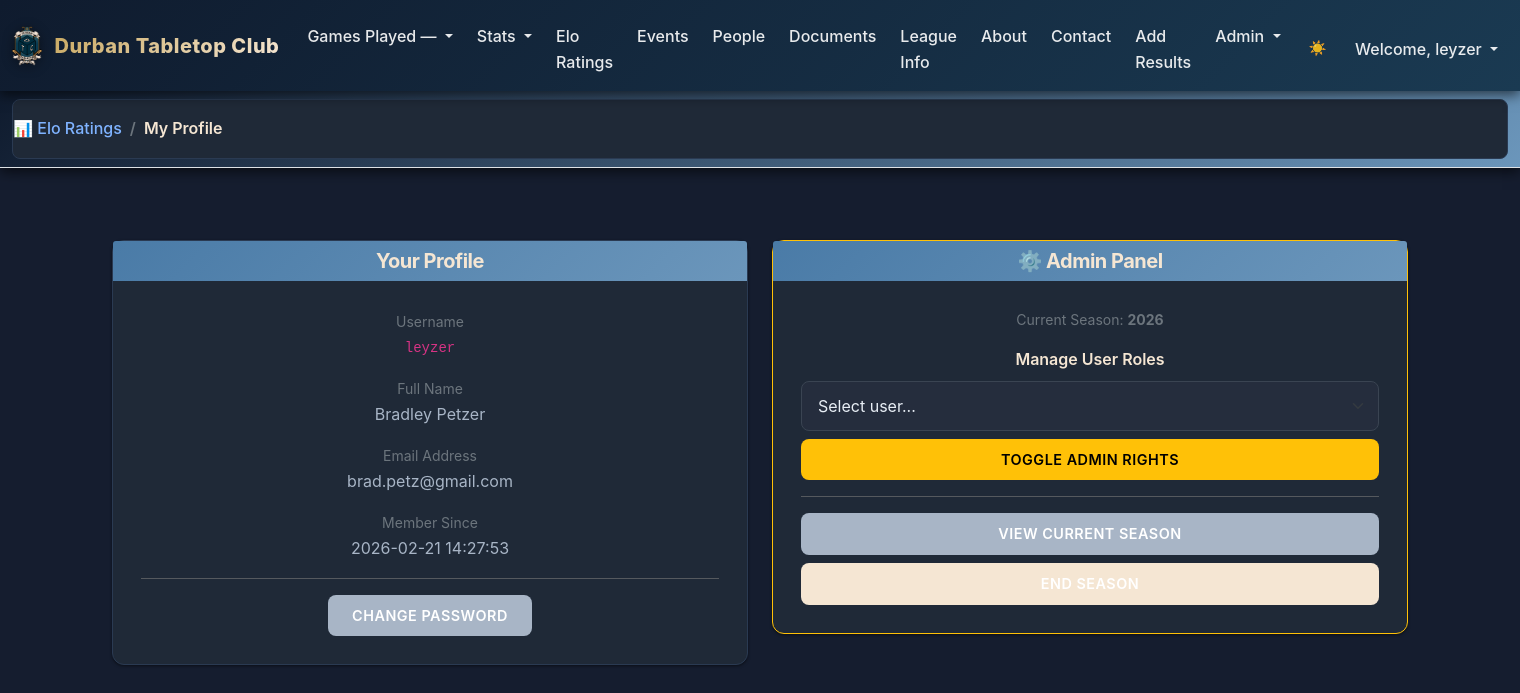
Screenshot of /profile (signed in) with the database file from the repository.
### tables this page shows
CREATE TABLE users (
    user_id        INTEGER PRIMARY KEY,
    email          TEXT NOT NULL UNIQUE,
    "user_name"   TEXT NOT NULL,
    password_hash  TEXT NOT NULL,
    is_active      INTEGER NOT NULL DEFAULT 1,
    created_at     TEXT NOT NULL DEFAULT (datetime('now'))
, "full_name" TEXT NOT NULL, is_provisional INTEGER DEFAULT 0);

CREATE TABLE seasons (
    season_id          INTEGER PRIMARY KEY,
    name               TEXT NOT NULL,           -- e.g., "2026 League"
    year               INTEGER NOT NULL,
    start_date         TEXT NOT NULL,           -- ISO date
    end_date           TEXT NOT NULL,
    status             TEXT NOT NULL DEFAULT 'active'  -- 'active', 'archived'
);

### routes/main.py (the view, shortened to what this page needs)
@main_bp.route("/profile", methods=["GET", "POST"])
@login_required
def profile():
    user_id = int(session["user_id"])
    year = CURRENT_YEAR()
    try:
        with sqlite3.connect('GPTLeague.db') as connection:
            connection.row_factory = sqlite3.Row
            cursor = connection.cursor()
            if request.method == "GET":
                user = cursor.execute(
                    "SELECT user_id, email, user_name, full_name, is_active, created_at FROM users WHERE user_id=?",
                    (user_id,)
                ).fetchone()
                from helpers import is_admin
                is_user_admin = is_admin(user_id)
                users_list = []
                if is_user_admin:
                    users_list = cursor.execute("""
                        SELECT u.user_id, u.user_name, u.full_name,
                        CASE WHEN EXISTS (
                            SELECT 1 FROM user_roles
                            WHERE user_roles.user_id = u.user_id AND role = 'admin'
                        ) THEN 1 ELSE 0 END AS is_admin
                        FROM users u
                        ORDER BY u.user_name
                    """).fetchall()
                return render_template("profile.html",
                                       user=user,
                                       users_list=users_list,
                                       is_user_admin=is_user_admin,
                                       CURRENT_YEAR=year)
    except Exception as e:
        logger.error(f"Error in profile: {str(e)}")
        flash('An error occurred loading profile', 'warning')
        return apology("An error occurred loading profile", 400)

### helpers.py (called while the page is built)
def login_required(f):
    @wraps(f)
    def decorated_function(*args, **kwargs):
        if session.get("user_id") is None:
            return redirect("/login")
        return f(*args, **kwargs)
    return decorated_function

def CURRENT_YEAR():
    try:
        with sqlite3.connect('GPTLeague.db') as connection:
            cursor = connection.cursor()
            year = cursor.execute("SELECT year FROM seasons ORDER BY year DESC LIMIT 1").fetchone()
            return year[0] if year else None
    except Exception as e:
        logger.error(f"Database error in CURRENT_YEAR: {str(e)}")
        return None

def is_admin(user_id):
    with sqlite3.connect("GPTLeague.db") as conn:
        conn.row_factory = sqlite3.Row
        cursor = conn.cursor()
        role = cursor.execute(
            "SELECT 1 FROM user_roles WHERE user_id = ? AND role = 'admin'",
            (user_id,)
        ).fetchone()
        return role is not None

### server.py (called while the page is built)
def inject_systems():
    with sqlite3.connect("GPTLeague.db") as conn:
        conn.row_factory = sqlite3.Row
        cursor = conn.cursor()
        systems_list = cursor.execute("SELECT system_id, system_name FROM systems").fetchall()
    return dict(systems=systems_list)

def inject_current_user():
    if 'user_id' in session:
        with sqlite3.connect("GPTLeague.db") as conn:
            conn.row_factory = sqlite3.Row
            cursor = conn.cursor()
            user = cursor.execute(
                "SELECT user_id, user_name FROM users WHERE user_id = ?",
                (session['user_id'],)
            ).fetchone()
            role = cursor.execute(
                "SELECT 1 FROM user_roles WHERE user_id = ? AND role = 'admin'",
                (session['user_id'],)
            ).fetchone()
        if user:
            return dict(current_user={
                "user_id": user["user_id"],
                "user_name": user["user_name"],
                "is_admin": role is not None
            })
    return dict(current_user=None)

### templates/profile.html (shortened to what this page needs)
{% extends "layout.html" %}
{% block main %}
<div class="container mt-4">
    <div class="row">
        <div class="col-lg-6 mb-4">
            <div class="card">
                <div class="card-header bg-primary text-white">
                    <h5 class="mb-0">Your Profile</h5>
                </div>
                <div class="card-body">
                    <div class="mb-3">
                        <label class="text-muted small">Username</label>
                        <p class="mb-0"><code>{{ user.user_name }}</code></p>
                    </div>
                    <div class="mb-3">
                        <label class="text-muted small">Full Name</label>
                        <p class="mb-0">{{ user.full_name }}</p>
                    </div>
                    <div class="mb-3">
                        <label class="text-muted small">Email Address</label>
                        <p class="mb-0">{{ user.email }}</p>
                    </div>
                    <div class="mb-3">
                        <label class="text-muted small">Member Since</label>
                        <p class="mb-0">{{ user.created_at }}</p>
                    </div>
                    <hr>
                    <a href="{{ url_for('auth.reset_password') }}" class="btn btn-secondary">Change Password</a>
                </div>
            </div>
        </div>
        {% if is_user_admin %}
        <div class="col-lg-6 mb-4">
            <div class="card border-warning">
                <div class="card-header bg-warning text-dark">
                    <h5 class="mb-0">⚙️ Admin Panel</h5>
                </div>
                <div class="card-body">
                    <p class="text-muted small mb-3">Current Season: <strong>{{ CURRENT_YEAR }}</strong></p>
                    <div class="mb-3">
                        <label for="admin-select" class="form-label">Manage User Roles</label>
                        <form method="post" action="{{ url_for('main.profile') }}" id="adminForm">
                            <div class="input-group mb-2">
                                <select name="admin" id="admin-select" class="form-select" required>
                                    <option value="" disabled selected>Select user...</option>
                                </select>
                            </div>
                            <button type="submit" class="btn btn-sm btn-warning w-100" onclick="return confirm('Change admin status for this user?')">
                                Toggle Admin Rights
                            </button>
                        </form>
                    </div>
                    <hr>
                    <a href="{{ url_for('main.home') }}?year={{ CURRENT_YEAR }}" class="btn btn-sm btn-secondary w-100 mb-2">
                        View Current Season
                    </a>
                    <a href="{{ url_for('auth.endseason') }}" class="btn btn-sm btn-danger w-100">
                        End Season
                    </a>
                </div>
            </div>
        </div>
        {% endif %}
    </div>
</div>
{% endblock %}

### templates/layout.html (shortened to what this page needs)
<!DOCTYPE html>
<html lang="en">
<head>
  <link href="https://cdn.jsdelivr.net/npm/bootstrap@5.1.3/dist/css/bootstrap.min.css"
 rel="stylesheet">
  <link href="{{ url_for('static', filename='styles.css') }}" rel="stylesheet">
</head>
    <body>
        <nav class="navbar navbar-expand-md navbar-dark dtc-navbar">
            <div class="container-fluid">
                <a class="navbar-brand dtc-brand" href="/overall">
                    <img src="{{ url_for('static', filename='dtc_logo.png') }}" alt="DTC Logo" class="dtc-logo">
                    <span class="brand-text">Durban Tabletop Club</span>
                </a>
                <div class="collapse navbar-collapse" id="navbar">
                    {% if current_user%}
                        <ul class="navbar-nav ms-auto mt-2">
                            <li class="nav-item dropdown">
                                <a class="nav-link dropdown-toggle" href="#" id="systemDropdown" role="button"
                                data-bs-toggle="dropdown" aria-expanded="false">
                                Games Played — {{ system_name }}
                                </a>
                            </li>
                            <li class="nav-item dropdown">
                                <a class="nav-link dropdown-toggle" href="#" id="statsDropdown" role="button"
                                data-bs-toggle="dropdown" aria-expanded="false">
                                Stats
                                </a>
                            </li>
                            <li class="nav-item"><a class="nav-link" href="/elo_ratings">Elo Ratings</a></li>
                            <li class="nav-item"><a class="nav-link" href="{{ url_for('main.events') }}">Events</a></li>
                            <li class="nav-item"><a class="nav-link" href="{{ url_for('main.people') }}">People</a></li>
                            <li class="nav-item"><a class="nav-link" href="{{ url_for('main.documents') }}">Documents</a></li>
                            <li class="nav-item"><a class="nav-link" href="{{ url_for('main.league_formats') }}">League Info</a></li>
                            <li class="nav-item"><a class="nav-link" href="/about">About</a></li>
                            <li class="nav-item"><a class="nav-link" href="{{ url_for('main.contact') }}">Contact</a></li>
                            {% if current_user and current_user.is_admin %}
                                <li class="nav-item"><a class="nav-link" href="{{ url_for('leagues.league') }}">Add Results</a></li>
                                <li class="nav-item dropdown">
                                    <a class="nav-link dropdown-toggle" href="#" id="adminDropdown" role="button" data-bs-toggle="dropdown" aria-expanded="false">
                                        Admin
                                    </a>
                                </li>
                            {% endif %}
                        </ul>
                        <ul class="navbar-nav ms-auto mt-2">
                            <li class="nav-item">
                                <button class="nav-link btn btn-link dark-mode-toggle" type="button" aria-label="Toggle dark mode" style="border: none; background: none; padding: 0.5rem 0.75rem; color: rgba(255, 255, 255, 0.9);">
                                    <span class="theme-icon">🌙</span>
                                </button>
                            </li>
                            <li class="nav-item dropdown">
                                <a class="nav-link dropdown-toggle" href="#" id="userDropdown" role="button"
                                data-bs-toggle="dropdown" aria-expanded="false">
                                Welcome, {{ current_user['user_name'] }}
                                </a>
                            </li>
                        </ul>
                    {% endif %}
                </div>
            </div>
        </nav>
        {% block breadcrumbs %}
        <nav aria-label="breadcrumb" class="bg-light py-2 border-bottom">
            <div class="container-fluid">
                <ol class="breadcrumb mb-0">
                    {% if request.path == '/' or request.path.startswith('/overall') %}
                        <li class="breadcrumb-item active">Overall</li>
                    {% elif request.path.startswith('/factionstats') %}
                        <li class="breadcrumb-item"><a href="/elo_ratings">📊 Elo Ratings</a></li>
                        <li class="breadcrumb-item active">Faction Stats</li>
                    {% elif request.path.startswith('/playerstats') %}
                        <li class="breadcrumb-item"><a href="/elo_ratings">📊 Elo Ratings</a></li>
                        <li class="breadcrumb-item active">Player Stats</li>
                    {% elif request.path.startswith('/store_reports') %}
                        <li class="breadcrumb-item"><a href="/elo_ratings">📊 Elo Ratings</a></li>
                        <li class="breadcrumb-item active">Store Reports</li>
                    {% elif request.path.startswith('/overall') %}
                        <li class="breadcrumb-item active">Overall</li>
                    {% elif request.path.startswith('/events') %}
                        <li class="breadcrumb-item"><a href="/overall">Overall</a></li>
                        <li class="breadcrumb-item active">Events Calendar</li>
                    {% elif request.path.startswith('/people') %}
                        <li class="breadcrumb-item"><a href="/overall">Overall</a></li>
                        <li class="breadcrumb-item active">Club People</li>
                    {% elif request.path.startswith('/documents') %}
                        <li class="breadcrumb-item"><a href="/overall">Overall</a></li>
                        <li class="breadcrumb-item active">Club Documents</li>
                    {% elif request.path.startswith('/league_formats') %}
                        <li class="breadcrumb-item"><a href="/elo_ratings">📊 Elo Ratings</a></li>
                        <li class="breadcrumb-item active">Scoring Formats</li>
                    {% elif request.path.startswith('/admin/league') %}
                        <li class="breadcrumb-item"><a href="{{ url_for('admin.admin_memberships_dashboard') }}">Admin Dashboard</a></li>
                        <li class="breadcrumb-item active">League Settings</li>
                    {% elif request.path.startswith('/profile') %}
                        <li class="breadcrumb-item"><a href="/elo_ratings">📊 Elo Ratings</a></li>
                        <li class="breadcrumb-item active">My Profile</li>
                    {% elif request.path.startswith('/league') %}
                        <li class="breadcrumb-item"><a href="{{ url_for('leagues.league') }}">Add Results</a></li>
                    {% elif request.path.startswith('/admin/memberships') %}
                        <li class="breadcrumb-item"><a href="{{ url_for('admin.admin_memberships_dashboard') }}">Admin Dashboard</a></li>
                        <li class="breadcrumb-item active">Manage Memberships</li>
                    {% elif request.path.startswith('/admin/manage_users') %}
                        <li class="breadcrumb-item"><a href="{{ url_for('admin.admin_memberships_dashboard') }}">Admin Dashboard</a></li>
                        <li class="breadcrumb-item active">Manage Users</li>
                    {% elif request.path.startswith('/admin/batch_upload_users') %}
                        <li class="breadcrumb-item"><a href="{{ url_for('admin.admin_memberships_dashboard') }}">Admin Dashboard</a></li>
                        <li class="breadcrumb-item active">Batch Add Users</li>
                    {% elif request.path.startswith('/admin/batch_upload') %}
                        <li class="breadcrumb-item"><a href="{{ url_for('admin.admin_memberships_dashboard') }}">Admin Dashboard</a></li>
                        <li class="breadcrumb-item active">Batch Upload Results</li>
                    {% elif request.path.startswith('/about') %}
                        <li class="breadcrumb-item"><a href="/overall">Overall</a></li>
                        <li class="breadcrumb-item active">About</li>
                    {% elif request.path.startswith('/contact') %}
                        <li class="breadcrumb-item"><a href="/overall">Overall</a></li>
                        <li class="breadcrumb-item active">Contact Us</li>
                    {% elif request.path.startswith('/login') %}
                        <li class="breadcrumb-item active">Log In</li>
                    {% elif request.path.startswith('/register') %}
                        <li class="breadcrumb-item active">Register</li>
                    {% endif %}
                </ol>
            </div>
        </nav>
        {% endblock %}
        <main class="container-fluid py-5 text-center">
            {% block main %}{% endblock %}
        </main>
    </body>
</html>

### rows the page displays
users: user_name "leyzer", full_name "Bradley Petzer", email "brad.petz@gmail.com", created_at "2026-02-21 14:27:53"
seasons: year "2026"
